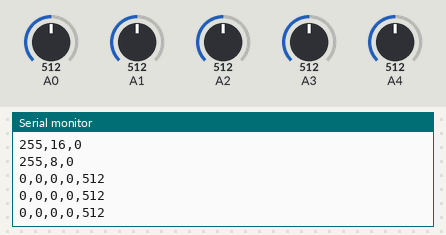
This sketch was run on a simulated Arduino Mega 2560, built with avr-gcc and run on an emulated ATmega2560. Parts: the last lines printed to the serial monitor. Inputs (shaded band) come from the test bench; at power-on: A4 = 512, A0 = 512, A1 = 512, A2 = 512, A3 = 512.

Above: at 11.0 s.
11.1 s: A4 set to 716
At 12.7 s:
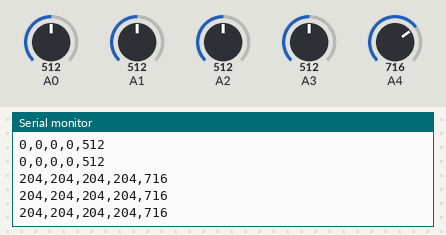
13.2 s: A0 set to 716
At 14.2 s:
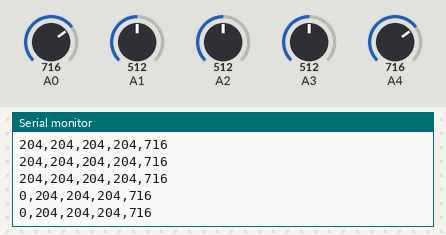
14.7 s: A1 set to 716
At 15.7 s:
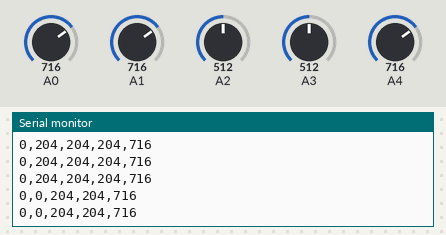
16.2 s: A2 set to 716
At 17.2 s:
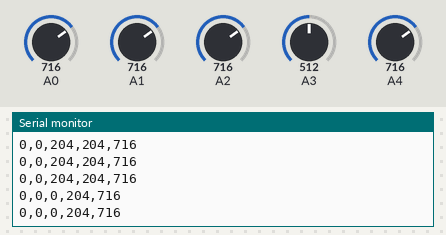
17.7 s: A3 set to 716
At 18.7 s:
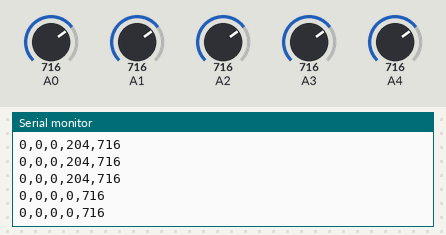
19.2 s: A4 set to 992
At 20.2 s:
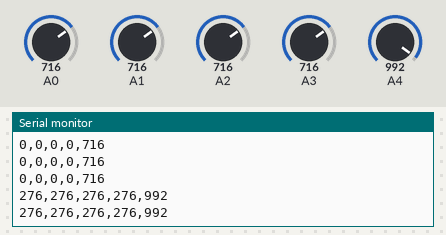
Timing chart, 0 to 21.7 s (numbered marks = the images above; inputs shaded):
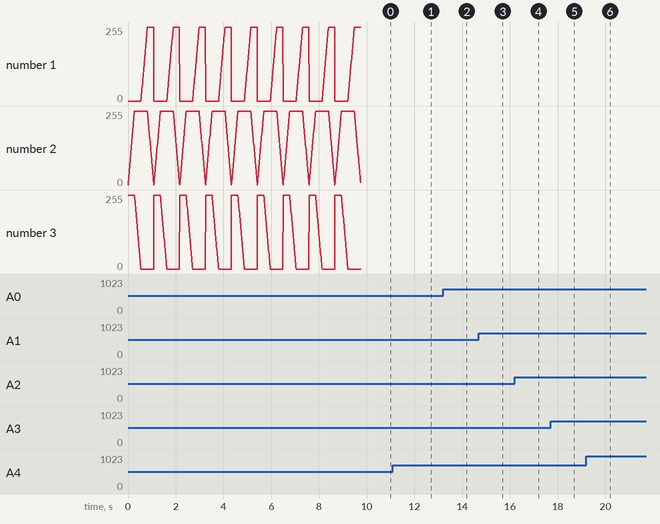

Measured:
- after the input at 13.2 s, the serial monitor: prints a new line after 0.06 s (image 2)
- after the input at 14.7 s, the serial monitor: prints a new line after 0.07 s (image 3)
- after the input at 16.2 s, the serial monitor: prints a new line after 0.07 s (image 4)
- after the input at 17.7 s, the serial monitor: prints a new line after 0.07 s (image 5)
- after the input at 19.2 s, the serial monitor: prints a new line after 0.08 s (image 6)

The sketch:

temperature_sensor_bunkasai201510.ino
```cpp
/* program name: temperature_sensor_bunkasai201510      */
/* author:  Katsuhiro MORISHITA                         */
/* purpose: 温度に合わせて、テープLEDの発光色を変える。        */
/* 7本のテープLEDを1つの温度センサで色を制御する。             */
/* create:  2015-10-28                                  */
/* license:  MIT                                        */
const char pattern_code_header = 0x3f;
const int id_start = 39;
const int id_end = 47;                   // ID:46は不調だった。
Stream* xbee_serial = &Serial1;


class Colormap
{
private:
  double StartH;
  double EndH;
  double S;
  double V;
  boolean Reverse;
  void GenerateColorMap(int start, int end, double saturation, double brightness)
  {
    if (start > end)
    {
      this->Reverse = true;
      this->StartH = end % 360;
      this->EndH = start % 360;
    }
    else
    {
      this->Reverse = false;
      this->StartH = start % 360;
      this->EndH = end % 360;
    }

    if (saturation > 100) {
      this->S = 100;
    }
    else if (saturation < 0) {
      this->S = 0;
    }
    else {
      this->S = saturation;
    }

    if (brightness > 100) {
      this->V = 100;
    }
    else if (brightness < 0) {
      this->V = 0;
    }
    else {
      this->V = brightness;
    }
  }
  void ConvertHSVtoRGB(double _h, double _s, double _v, int* _r, int* _g, int* _b)
  {
    _s = _s / 100;
    _v = _v / 100;
    _h = (int)_h % 360;

    if (_s == 0.0)      //Gray
    {
      int rgb = (int)((double)(_v * 255));

      *_r = (int)(rgb);
      *_g = (int)(rgb);
      *_b = (int)(rgb);
    }
    else
    {
      int Hi = (int)((int)(_h / 60.0) % 6);
      double f = (_h / 60.0) - Hi;

      double p = _v * ( 1 - _s);
      double q = _v * (1 - f * _s);
      double t = _v * (1 - (1 - f) * _s);

      double r = 0.0;
      double g = 0.0;
      double b = 0.0;

      switch (Hi)
      {
      case 0:
        r = _v;
        g = t;
        b = p;
        break;

      case 1:
        r = q;
        g = _v;
        b = p;
        break;

      case 2:
        r = p;
        g = _v;
        b = t;
        break;

      case 3:
        r = p;
        g = q;
        b = _v;
        break;

      case 4:
        r = t;
        g = p;
        b = _v;
        break;

      case 5:
        r = _v;
        g = p;
        b = q;
        break;

      default:
        r = 0;
        g = 0;
        b = 0;
        break;
      }

      *_r = (int)(r * 255);
      *_g = (int)(g * 255);
      *_b = (int)(b * 255);
    }
    return;
  }
public:
  Colormap()
  {
    this->GenerateColorMap(240.0, 0, 100.0, 100.0);
  }
  void GetColor(double value, int* r, int* g, int* b)
  {
    if(value > 1.0) value = 1.0;
    if(value < 0.0) value = 0.0;
    if (this->Reverse == true)
    {
      value = 1.0 - value;
    }
    return this->ConvertHSVtoRGB(((this->EndH - this->StartH) * value) + this->StartH, this->S, this->V, r, g, b);
  }
};


void light(int r, int g, int b, int unit_id)
{
  // send header
  xbee_serial->write(pattern_code_header);
  delay(5);

  // send RGB pattern
  int limit = 127;
  if(r > limit)
    r = limit;
  if(r < 0)
    r = 0;
  xbee_serial->write(r | 0x80);
  if(g > limit)
    g = limit;
  if(g < 0)
    g = 0;
  xbee_serial->write(g | 0x80);
  if(b > limit)
    b = limit;
  if(b < 0)
    b = 0;
  xbee_serial->write(b | 0x80);

  // send id
  xbee_serial->write(unit_id | 0x80);
  return;
}


void get_temperature_diff(int* t0, int* t1, int* t2, int* t3)
{
  int temp_out = analogRead(A4);
  *t0 = temp_out - analogRead(A0);
  *t1 = temp_out - analogRead(A1);
  *t2 = temp_out - analogRead(A2);
  *t3 = temp_out - analogRead(A3);

  int th = 4;
  if(*t0 < th) *t0 = 0;
  if(*t1 < th) *t1 = 0;
  if(*t2 < th) *t2 = 0;
  if(*t3 < th) *t3 = 0;


  Serial.print(*t0);
  Serial.print(",");
  Serial.print(*t1);
  Serial.print(",");
  Serial.print(*t2);
  Serial.print(",");
  Serial.print(*t3);
  Serial.print(",");
  Serial.print(temp_out);
  Serial.println("");
  return;
}


Colormap colmap;

void setup()
{
  // 通信のセットアップ
  Serial.begin(115200);
  Serial1.begin(19200);

  // 発光テスト
  int r, g, b;
  for(int id = id_start; id <= id_end; id++)
  {
    for(int i = 0; i < 100; i++)
    {
      colmap.GetColor((double)i / 100, &r, &g, &b);
      Serial.print(r);
      Serial.print(",");
      Serial.print(g);
      Serial.print(",");
      Serial.print(b);
      Serial.println("");

      delay(5);
      light(r, g, b, id);
    }
  }

  int dummy0, dummy1, dummy2, dummy3;
  for(int i = 0; i < 30; i++)
  {
    get_temperature_diff(&dummy0, &dummy1, &dummy2, &dummy3);
    delay(500);
  }
}


void loop()
{
  int t0, t1, t2, t3;
  int diff_max = 100;
  get_temperature_diff(&t0, &t1, &t2, &t3);

  int r, g, b;
  for(int id = id_start; id <= id_end; id++)
  {
    colmap.GetColor((double)t0 / diff_max, &r, &g, &b);
    light(r, g, b, id);
  }
  //colmap.GetColor((double)t1 / diff_max, &r, &g, &b);
  //light(r, g, b, 2);
  //colmap.GetColor((double)t2 / diff_max, &r, &g, &b);
  //light(r, g, b, 3);
  //colmap.GetColor((double)t3 / diff_max, &r, &g, &b);
  //light(r, g, b, 4);

  delay(5);

}
```
